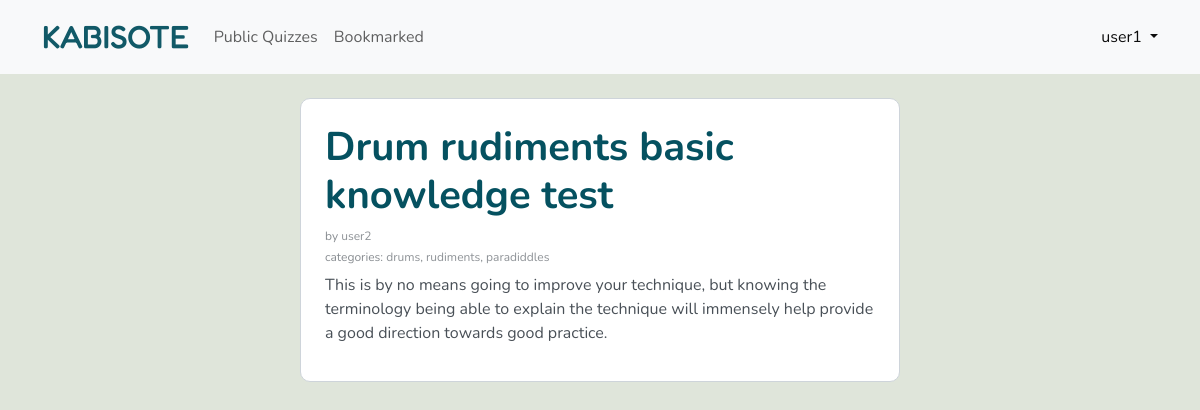
The app's page /quiz/37 (signed in) with its own data.
### kabisote/models.py (models this page shows, shortened)
class User(AbstractUser):
    pass

class Quiz(models.Model):
    owner = models.ForeignKey(User, on_delete=models.CASCADE)
    title = models.CharField(max_length=255)
    description = models.TextField(blank=True)
    private = models.BooleanField(default=False)
    updated = models.DateTimeField(auto_now=True)
    created = models.DateTimeField(auto_now_add=True, blank=True)
    tag = models.ManyToManyField(Tag, related_name="tags", blank=True)
    class Meta:
        ordering = ['-updated']

class Tag(models.Model):
    name = models.CharField(max_length=255, unique=True)

### kabisote/views.py (the view)
# urls.py: path("quiz/<int:id>", views.quiz, name="quiz"),
def quiz(request, id):
    quiz = Quiz.objects.get(pk=id)
    qi = Quiz_item.objects.filter(quiz_id = id).order_by("question_number")
    bm = Bookmark.objects.filter( quiz_id = id, owner = request.user.id)
    if len(bm) >= 1:
        bookmarked = 1
    else:
        bookmarked = 0
    quizitems = [item.serialize() for item in qi]
    return render(request, "kabisote/quiz.html", {"quiz":quiz, "type": "quiz", "script": "quiz", "quizitems": quizitems, "bookmarked": bookmarked})

### kabisote/models.py (called while the page is built)
    def serialize(self):
        k = []
        for i in self.answer_item_set.all():
            d = i.possible_answers()
            k.append(d)
        return{
            "id":self.id,
            "question": self.question,
            "quiz_id": self.quiz.id,
            "question_number": self.question_number,
            "quiz_type": self.quiz_type,
            "points": self.points,
            "answers":k
        }

    def possible_answers(self):
        return{
            "question_id": self.question.id,
            "possible_answer":self.possible_answer,
            "id":self.id
        }

### kabisote/templates/kabisote/quiz.html (shortened to what this page needs)
{% extends "kabisote/layout.html" %}
{% block body %}
    <div class="row py-4 ">
       <div id="quizpage" class="col col-lg-6 col-sm-10 mx-auto p-4">
            <div id="feed">
                <h1>{{ quiz.title}}</h1>
                {% if type == "quiz" %}
                <small class="subdetails">by <a href="{% url 'routesnid' type='user' id=quiz.owner.id %}">{{ quiz.owner}}</a></small>
                {% endif %}
                <small class="subdetails">categor{% if quiz.tag.all.count == 1 %}y{% else %}ies{% endif %}:
                {% for tag in quiz.tag.all %}
                <a class="my-1"href="{% url 'routesnid' type='tag' id=tag.id%}">{{tag.name}}</a>{% if not forloop.last %}, {% endif %}
                {% endfor %}
                 </small>
                <div class="py-1">
                    {{ quiz.description }}
                </div>
            </div>
       </div>
    </div>
{% endblock %}

### kabisote/templates/kabisote/layout.html (shortened to what this page needs)
{% load static %}
<!DOCTYPE html>
<html lang="en">
    <head>
        <link rel="stylesheet" href="https://cdn.jsdelivr.net/npm/bootstrap@5.3.2/dist/css/bootstrap.min.css">
        <link href="{% static 'kabisote/mainstyle.css' %}" rel="stylesheet">
    </head>
    <body class="">
        <header class="navbar navbar-expand navbar-light bg-light flex px-2">
          <div class="container">
            <a class="navbar-brand" href="{% url 'index' %}">KABISOTE</a>
            <div class="collapse navbar-collapse">
              <ul class="navbar-nav me-md-auto ">
                <li class="nav-item">
                  <a class="nav-link" href="{% url 'routes' type='public' %}">Public Quizzes</a>
                </li>
                {% if user.is_authenticated %}
                <li class="nav-item">
                  <a class="nav-link" href="{% url 'routes' type='bookmarked' %}">Bookmarked</a>
                </li>
                {% endif %}
              </ul>
            </div>
            {% if user.is_authenticated %}
            <div class="dropdown">
              <a href="#" class="d-block link-body-emphasis text-decoration-none dropdown-toggle" data-bs-toggle="dropdown" aria-expanded="false">
               {{user.username}}
              </a>
            </div>
            {% endif %}
          </div>
        </header>
        <div class="body container-fluid">
            {% block body %}
            {% endblock %}
        </div>
    </body>
</html>

### kabisote/static/kabisote/mainstyle.css (style rules this page uses)
body { color: #495057; font-family: "Nunito", sans-serif; background-color: #dfe5da!important; }
h1, h1 a, h2, h2 a, h3, h3 a, h4, h4 a, h5, h5 a { color: #055160!important; font-weight: 700; }
a, .viewclick { color: #495057; text-decoration: none; opacity: .95; }
a.navbar-brand { font-family: "Fredoka", sans-serif; font-weight: 500; font-size: 2rem; color: #055160!important; }
small { font-size: .75rem; }
#myanswers > div, #addlinks, .formbox, .quizteaser, #quizpage, #addedit { border: 1px solid #ced4da; padding: 0.75rem 1rem; margin-bottom: 1.5rem; border-radius: 10px; position: relative; background-color: #fff; }
small { opacity: .65 }
.subdetails { display: block; margin-bottom: .2rem; }

### records on screen
User: username "user1"
Quiz: title "Drum rudiments basic knowledge test", owner "user2", description "This is by no means going to improve your technique, but knowing the terminology being able to explain the technique will immensely help provide a good direction towards good practice."
Tag: name "drums"
Tag: name "rudiments"
Tag: name "paradiddles"
